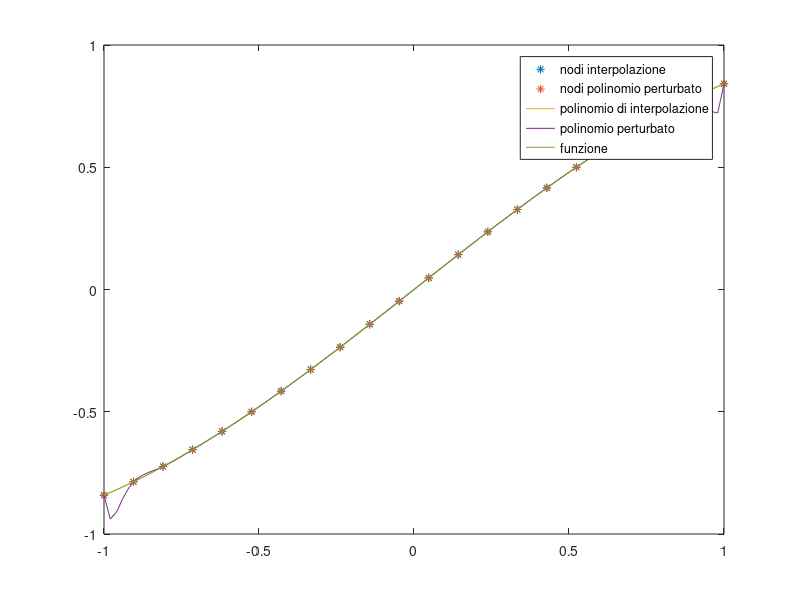

MATLAB code for this plot:
close all
clear all
clc

nodi = 22;
a=-1;
b=1;
f = @(x) sin(x);
x = linspace(a,b,nodi);
y = f(x);
coeff = polyfit(x,y,nodi-1);

yperturbato = f(x).*(1+(-1).^[1:nodi].*10^-4);
err_dati = norm(y-yperturbato);
coeff_perturbati = polyfit(x,yperturbato,nodi-1);

x2 = linspace(a,b);

plot(x,y,'*');
hold on
plot(x,yperturbato,'*');
plot(x2,polyval(coeff,x2));
plot(x2,polyval(coeff_perturbati,x2));
plot(x2,f(x2));
legend("nodi interpolazione","nodi polinomio perturbato","polinomio di interpolazione","polinomio perturbato","funzione");

err = norm(polyval(coeff,x2) - f(x2))
err_perturbato = norm(polyval(coeff_perturbati,x2)-f(x2))
